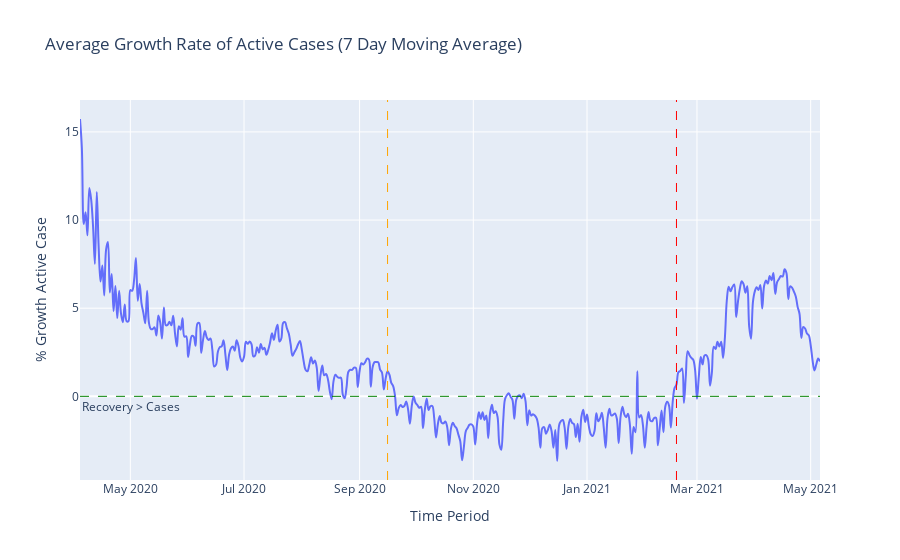

Source (notebook cell):
### Code cell
fig = px.line(y=100*data_time_series['percent_growth_active_case'].values, 
              x=data_time_series['Date'].values, 
              title='Average Growth Rate of Active Cases (7 Day Moving Average)',
              labels={'y': '% Growth Active Case',
                      'x': 'Time Period'},
              line_shape='spline')

fig.add_hline(y=0,
              line_width=1, 
              line_dash="dash", 
              line_color="Green",
              annotation_text="Recovery > Cases",
              annotation_position="bottom left",
             )


fig.add_vline(x='2020-09-16', 
              line_width=1,
              line_dash="dash", 
              line_color="Orange")


fig.add_vline(x='2021-02-18', 
              line_width=1,
              line_dash="dash", 
              line_color="Red",)
#               annotation_text="Recovery > Cases",
#               annotation_position="bottom left")

fig.update_layout(legend = dict(bgcolor= 'green'))
fig.show()

### Figure 1 — Plotly figure (JSON) as saved in the notebook; plotly's stock layout.template omitted (floating-point values rounded to 4 significant figures; data arrays with more than 128 entries replaced by an {"elided": "..."} marker saying what was removed)
{"data": [{"hovertemplate": "Time Period=%{x}<br>% Growth Active Case=%{y}<extra></extra>", "legendgroup": "", "line": {"color": "#636efa", "dash": "solid", "shape": "spline"}, "mode": "lines", "name": "", "orientation": "v", "showlegend": false, "type": "scatter", "x": {"elided": "398 str values"}, "xaxis": "x", "y": {"elided": "398 float values"}, "yaxis": "y"}], "layout": {"annotations": [{"showarrow": false, "text": "Recovery > Cases", "x": 0, "xanchor": "left", "xref": "x domain", "y": 0, "yanchor": "top", "yref": "y"}], "legend": {"bgcolor": "green", "tracegroupgap": 0}, "shapes": [{"line": {"color": "Green", "dash": "dash", "width": 1}, "type": "line", "x0": 0, "x1": 1, "xref": "x domain", "y0": 0, "y1": 0, "yref": "y"}, {"line": {"color": "Orange", "dash": "dash", "width": 1}, "type": "line", "x0": "2020-09-16", "x1": "2020-09-16", "xref": "x", "y0": 0, "y1": 1, "yref": "y domain"}, {"line": {"color": "Red", "dash": "dash", "width": 1}, "type": "line", "x0": "2021-02-18", "x1": "2021-02-18", "xref": "x", "y0": 0, "y1": 1, "yref": "y domain"}], "title": {"text": "Average Growth Rate of Active Cases (7 Day Moving Average)"}, "xaxis": {"anchor": "y", "domain": [0, 1], "title": {"text": "Time Period"}}, "yaxis": {"anchor": "x", "domain": [0, 1], "title": {"text": "% Growth Active Case"}}}}
